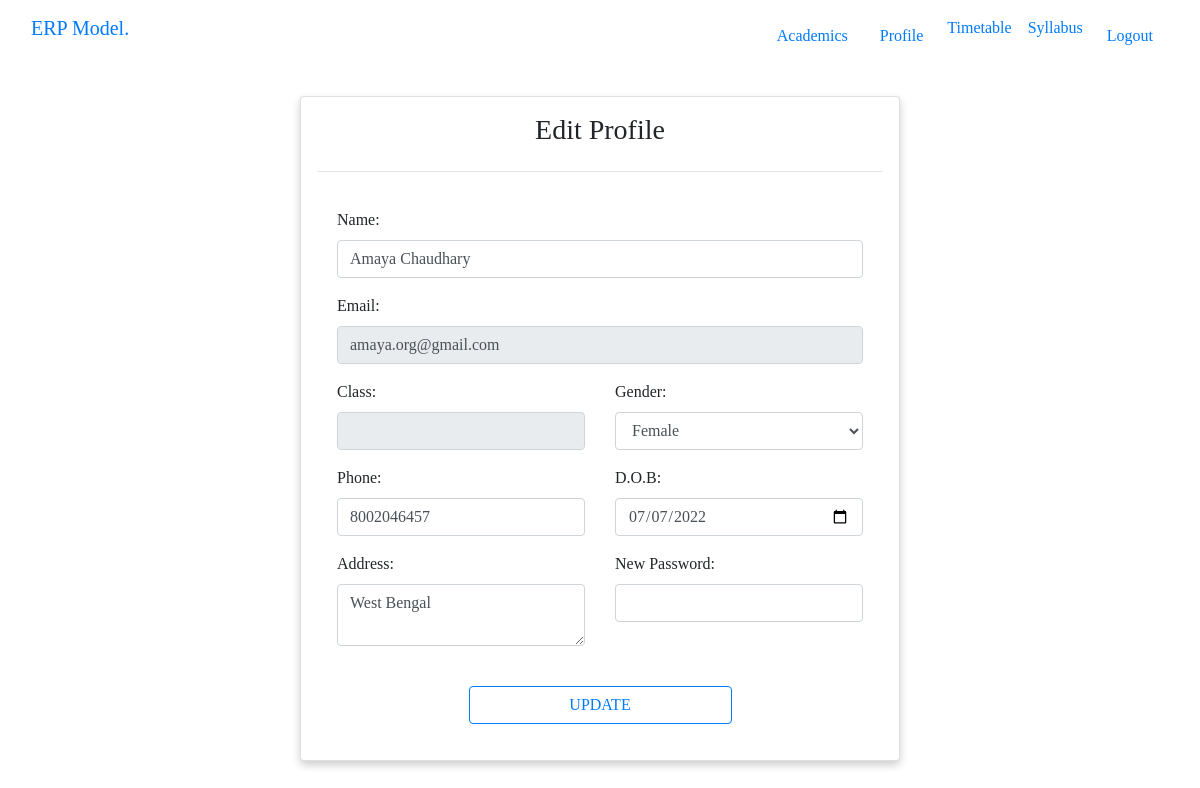
The page /profile.php (signed in) on the database its author committed.
### tables this page shows
CREATE TABLE `students` (
  `student_id` int(11) NOT NULL,
  `name` varchar(255) NOT NULL,
  `email` varchar(255) NOT NULL,
  `password` varchar(255) NOT NULL,
  `class_id` int(11) NOT NULL,
  `phone` varchar(255) NOT NULL,
  `gender` varchar(255) NOT NULL,
  `dob` date NOT NULL,
  `created_at` date NOT NULL DEFAULT current_timestamp(),
  `address` varchar(255) NOT NULL,
  `active` int(1) NOT NULL DEFAULT 1
);

### profile.php (the view, shortened to what this page needs)
<?php include('./config.php'); ?>
<!DOCTYPE html>
<html lang='en'>
<head>
    <link rel="stylesheet" href="./assets/css/base-styles.css">
    <link rel="stylesheet" href="https://cdn.jsdelivr.net/npm/bootstrap@4.6.1/dist/css/bootstrap.min.css">
    <link rel="stylesheet" href="https://cdnjs.cloudflare.com/ajax/libs/font-awesome/4.7.0/css/font-awesome.min.css">
</head>
<body>
    <div class="container-fluid">
        <?php include('./includes/header.php') ?>
        <?php
        if ($_SESSION["user_category"] == "student" || $_SESSION["user_category"] == "teacher") {
            $user_email = $_SESSION['user_email'];
            if ($_SESSION["user_category"] == "student") {
                $get_user_details = "SELECT * FROM students WHERE `email` = '$user_email'";
                $response = mysqli_query($conn, $get_user_details) or die(mysqli_error($conn));
                $user_details = mysqli_fetch_array($response, MYSQLI_ASSOC);
                $name = ucwords($user_details["name"]);
                $email = $user_details["email"];
                $phone = $user_details["phone"];
                $address = ucwords($user_details["address"]);
                $gender_dropdown = "<select class='form-control' name='gender' required>";
                if ($user_details["gender"] == "male") {
                    $gender_dropdown .= "<option value='male' selected>Male</option>";
                    $gender_dropdown .= "<option value='female'>Female</option>";
                    $gender_dropdown .= "<option value='other'>Other</option>";
                } else if ($user_details["gender"] == "female") {
                    $gender_dropdown .= "<option value='male'>Male</option>";
                    $gender_dropdown .= "<option value='female' selected>Female</option>";
                    $gender_dropdown .= "<option value='other'>Other</option>";
                } else {
                    $gender_dropdown .= "<option value='male'>Male</option>";
                    $gender_dropdown .= "<option value='female'>Female</option>";
                    $gender_dropdown .= "<option value='other' selected>Other</option>";
                }
                $gender_dropdown .= "</select>";
                echo "
                    <div class='card account custom-shadow mt-4 p-3'>
                        <h3 class='text-center'>Edit Profile</h3>
                        <hr>
                        <form class='card-body' method='POST' action='account-api.php'>
                            <div class='form-group'>
                                <label for='name'>Name:</label>
                                <input type='text' class='form-control' name='name' value='$name' required>
                            </div>
                            <div class='form-group'>
                                <label for='email'>Email:</label>
                                <input type='email' class='form-control' name='email' value='$email' readonly required>
                            </div>
                ";
                $dob = $user_details["dob"];
                echo "
                    <div class='row'>
                        <div class='col'>
                            <div class='form-group'>
                                <label for='class'>Class:</label>
                                <input type='text' class='form-control' name='class' value='$standard' readonly required>
                            </div>
                        </div>
                        <div class='col'>
                            <div class='form-group'>
                                <label for='gender'>Gender:</label>
                                $gender_dropdown
                            </div>
                        </div>
                    </div>
                    <div class='row'>
                        <div class='col'>
                            <div class='form-group'>
                                <label for='phone'>Phone:</label>
                                <input type='number' class='form-control' name='phone' value='$phone' required>
                            </div>
                        </div>
                        <div class='col'>
                            <div class='form-group'>
                                <label for='dob'>D.O.B:</label>
                                <input type='date' class='form-control' name='dob' value='$dob' required>
                            </div>
                        </div>
                    </div>
                ";
                echo "
                            <div class='row'>
                                <div class='col'>
                                    <div class='form-group'>
                                        <label for='address'>Address:</label>
                                        <textarea type='text' class='form-control' name='address' cols='6' rows='2' required>$address</textarea>
                                    </div>
                                </div>
                                <div class='col'>
                                    <label for='password'>New Password:</label>
                                    <input type='password' class='form-control' placeholder='' name='password'>
                                </div>
                            </div>
                            <br>
                            <div class='text-center'>
                                <button type='submit' name='update_student' class='btn btn-outline-primary w-50'>UPDATE</button>
                            </div>
                        </form>
                    </div>
                ";
            }
        } else {
            include('./page-not-found.php');
        }
        ?>
    </div>
</body>
</html>

### assets/css/base-styles.css (style rules this page uses)
* { font-family: Cambria, Cochin, Georgia, Times, "Times New Roman", serif; scroll-behavior: smooth; text-decoration: none !important; margin: 0; padding: 0; }
html, body { width: 100%; height: 100%; }
.custom-shadow { box-shadow: 0 4px 8px 0 rgba(0, 0, 0, 0.2); }
.account { max-width: 600px; margin: auto; }

### rows shown on the page
students: name "Amaya Chaudhary", email "amaya.org@gmail.com", gender "Female", phone "8002046457", dob "07/07/2022", address "West Bengal"
